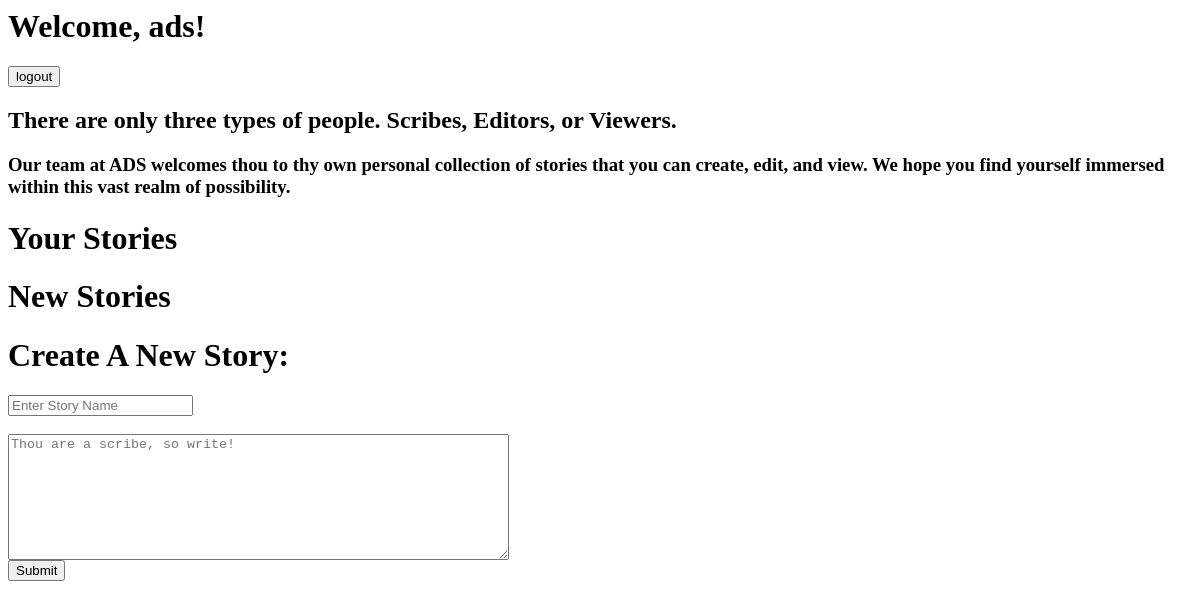
Before: /home (signed in) with the older database file.
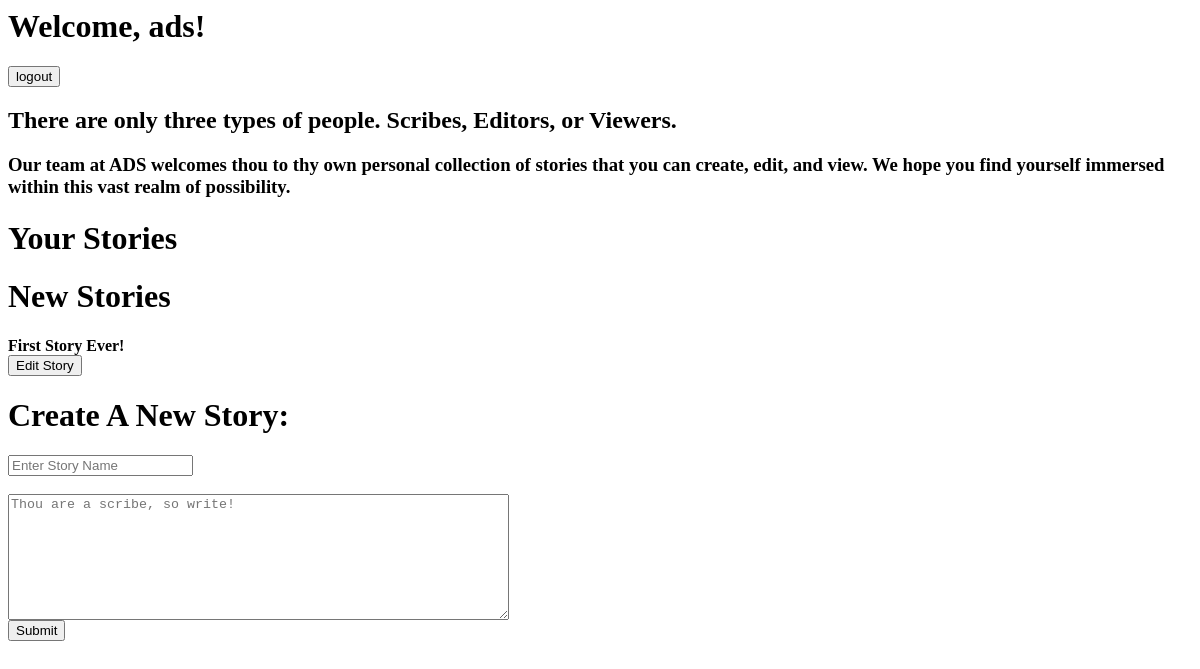
After: the same page with the newer database file.
### tables this page shows
CREATE TABLE UserInfo (username TEXT, password TEXT);

CREATE TABLE StoryInfo (storyName TEXT, fullStory TEXT, lastAdded TEXT, Contributors TEXT);

### __init__.py (the view)
@app.route('/home')
def home():
    if 'username' not in session:
        return redirect("/login")
    username = session['username']
    password = session['password']
    if db_tools.verify_account(username, password):
        viewable_pages, editable_pages = db_tools.get_user_stories(username)[0], db_tools.get_user_stories(username)[1]
        print("viewable pages:" + str(viewable_pages))
        return render_template("home_page.html", username = username,
        viewable_stories = viewable_pages, editable_stories = editable_pages)

### db_tools.py (called while the page is built)
def get_table_list(tableName):
    db = sqlite3.connect(DB_FILE, check_same_thread=False)
    c = db.cursor()
    res = c.execute(f"SELECT * from {tableName}")
    out = res.fetchall()
    db.commit()
    db.close()
    return out

def verify_account(username, password):
    accounts = get_table_list("UserInfo")
    for account in accounts:
        if account[0] == username and account[1] == password:
            return True
    return False

def get_user_stories(username):
    viewable_stories = []
    editable_stories = []
    stories = get_table_list("StoryInfo")
    for story in stories:
        contributors = story[3].split(",")
        if username in contributors:
            viewable_stories.append(story[0])
        else:
            editable_stories.append(story[0])
    return viewable_stories, editable_stories

### templates/home_page.html (shortened to what this page needs)
<head>
  </head>
  <body>
    <h1>
          Welcome, {{username}}!
    </h1>
    <form action="/logout">
        <input type="submit" value="logout" />
    </form>
    <h2>
       There are only three types of people. Scribes, Editors, or Viewers.
    </h2>
    <h3>
       Our team at ADS welcomes thou to thy own personal collection of stories that you can create, edit, and view. We hope you find yourself immersed within this vast realm of possibility.
    </h3>
    <h1> Your Stories</h1>
    <h1> New Stories </h1>
    {% for page in editable_stories %}
    <strong>{{page}}</strong>
    <form action="/edit">
       <input type="submit" value="Edit Story">
    </form>
    {% endfor %}
    <h1> Create A New Story: </h1>
    <form action="/create_story" method="POST">
      <input type="text"name="storyName"placeholder="Enter Story Name" >
        <br>
        <br>
      <textarea placeholder="Thou are a scribe, so write!"rows = "8"cols = "60"name = "newText"></textarea>
      <br>
      <input type="submit" name="Create Story">
    </form>
  </body>
</html>

Changed rows visible on the page:
added StoryInfo: storyName "First Story Ever!"
